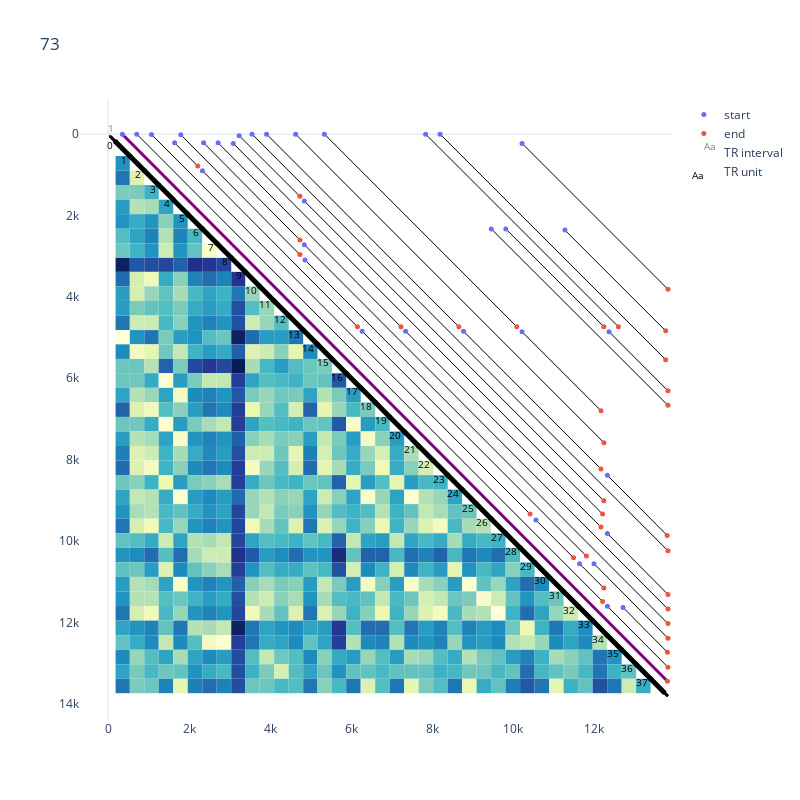

Notebook source saved alongside this figure:
### Code cell
v.show(read=sync_reads_by_id[73])
